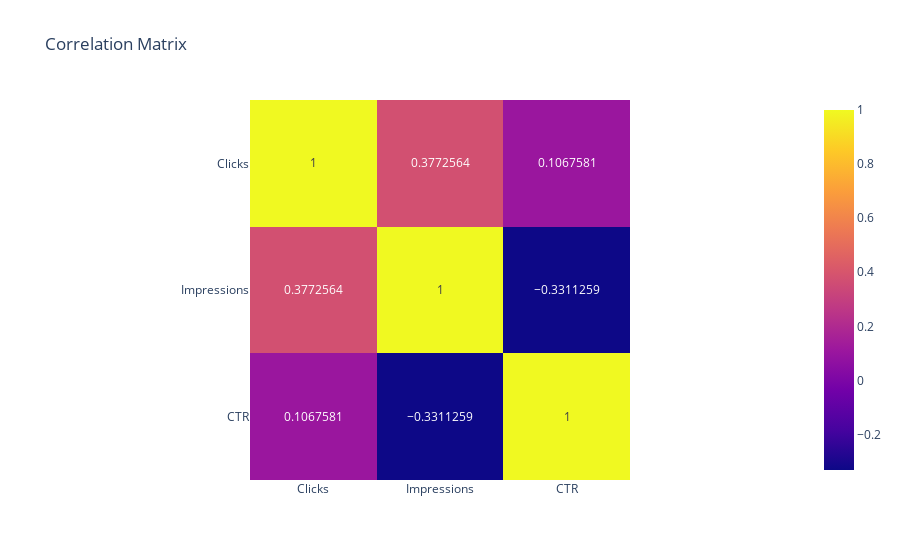

Write notebook code for a chart like this one.
### Markdown cell above
Now let's have a look at the correlation differences between metrics

### Code cell
# Correlation matrix visulization
correlation_matrix = queries_df[['Clicks', 'Impressions', 'CTR']].corr()
fig_corr = px.imshow(correlation_matrix, text_auto=True, title='Correlation Matrix')
fig_corr.show()
fig_corr.write_image("../output/correlation_matrix.png")

### Figure 1 — Plotly figure (JSON) as saved in the notebook; plotly's stock layout.template omitted (floating-point values rounded to 4 significant figures)
{"data": [{"coloraxis": "coloraxis", "hovertemplate": "x: %{x}<br>y: %{y}<br>color: %{z}<extra></extra>", "name": "0", "texttemplate": "%{z}", "type": "heatmap", "x": ["Clicks", "Impressions", "CTR"], "xaxis": "x", "y": ["Clicks", "Impressions", "CTR"], "yaxis": "y", "z": [[1.0, 0.3773, 0.1068], [0.3773, 1.0, -0.3311], [0.1068, -0.3311, 1.0]]}], "layout": {"coloraxis": {"colorscale": [[0, "#0d0887"], [0.1111, "#46039f"], [0.2222, "#7201a8"], [0.3333, "#9c179e"], [0.4444, "#bd3786"], [0.5556, "#d8576b"], [0.6667, "#ed7953"], [0.7778, "#fb9f3a"], [0.8889, "#fdca26"], [1, "#f0f921"]]}, "title": {"text": "Correlation Matrix"}, "xaxis": {"anchor": "y", "constrain": "domain", "domain": [0, 1], "scaleanchor": "y"}, "yaxis": {"anchor": "x", "autorange": "reversed", "constrain": "domain", "domain": [0, 1]}}}
